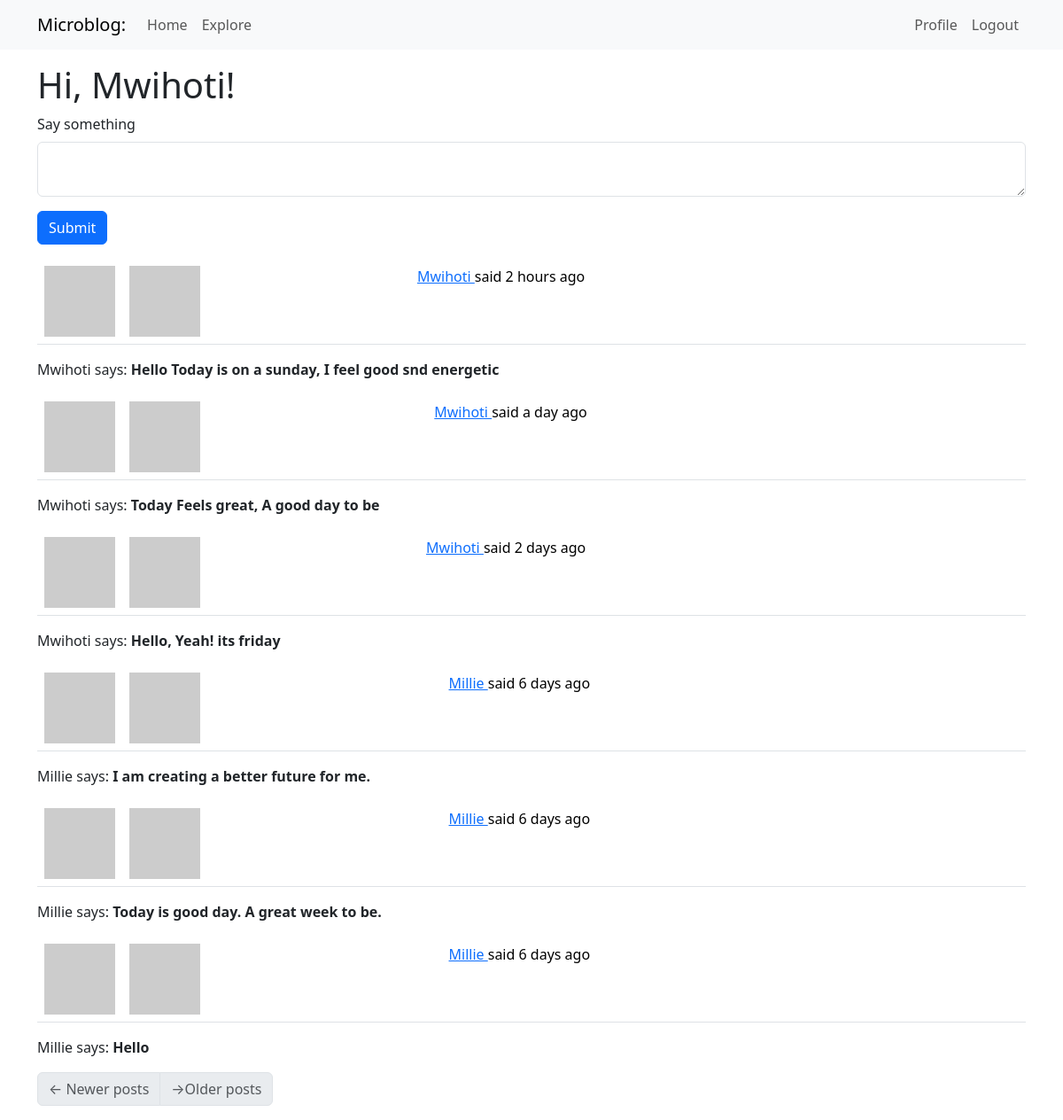
Page /index (signed in) on the committed database.
### app/models.py (models this page shows, shortened)
class User(UserMixin, db.Model):
    id: so.Mapped[int] = so.mapped_column(primary_key=True)
    username: so.Mapped[str] = so.mapped_column(sa.String(64), index=True,
                                                unique=True)
    email: so.Mapped[str] = so.mapped_column(sa.String(120), index=True,
                                             unique=True)
    password_hash: so.Mapped[Optional[str]] = so.mapped_column(sa.String(256))
    about_me: so.Mapped[Optional[str]] = so.mapped_column(sa.String(140))
    last_seen: so.Mapped[Optional[datetime]] = so.mapped_column(
        default=lambda: datetime.now(timezone.utc))
    posts: so.WriteOnlyMapped['Post'] = so.relationship(back_populates='author')
    following: so.WriteOnlyMapped['User'] = so.relationship(
        secondary=followers, primaryjoin=(followers.c.follower_id == id),
        secondaryjoin=(followers.c.followed_id==id),
        back_populates='followers'
    )
    followers: so.WriteOnlyMapped['User'] = so.relationship(
        secondary=followers, primaryjoin=(followers.c.followed_id == id),
        secondaryjoin=(followers.c.follower_id == id),
        back_populates='following'
    )
    def avatar(self, size):
        digest = hashlib.md5(self.email.lower().encode('utf-8')).hexdigest()
        return f'https://www.gravatar.com/avatar/{digest}?d=identicon&s={size}'
    @login.user_loader
    def load_user(id):
        return db.session.get(User, int(id))
    def following_posts(self):
        Author = so.aliased(User)
        Follower = so.aliased(User)
        return (
            sa.select(Post)
            .join(Post.author.of_type(Author))
            .join(Author.followers.of_type(Follower), isouter=True)
            .where(sa.or_(
                Follower.id == self.id,
                Author.id == self.id
            ))
            .group_by(Post)
            .order_by(Post.timestamp.desc())
        )

class Post(db.Model):
    id: so.Mapped[int] = so.mapped_column(primary_key=True)
    body: so.Mapped[str] = so.mapped_column(sa.String(140))
    timestamp: so.Mapped[datetime] = so.mapped_column(
        index=True, default=lambda: datetime.now(timezone.utc))
    user_id: so.Mapped[int] = so.mapped_column(sa.ForeignKey('user.id'),
                                               index=True
    )
    author: so.Mapped[User] = so.relationship('User', back_populates='posts')

### app/routes.py (the view)
@app.route('/', methods=['GET', 'POST'])
@app.route('/index', methods=['GET', 'POST'])
@login_required
def index():
    form = PostForm()
    if form.validate_on_submit():
        post = Post(body=form.post.data, author=current_user)
        db.session.add(post)
        db.session.commit()
        flash(_('Your post is now live!'))
        return redirect(url_for('index'))
    page = request.args.get('page', 1, type=int)
    posts = db.paginate(current_user.following_posts(), page=page,
                        per_page=app.config['POSTS_PER_PAGE'], error_out=False)
    next_url = url_for('index', page=posts.next_num) \
        if posts.has_next else None
    prev_url = url_for('index', page=posts.prev_num) \
        if posts.has_prev else None
    return render_template('index.html', title=_('Home'), form=form,
                           posts=posts.items, next_url=next_url,
                           prev_url=prev_url)

### app/forms.py
class PostForm(FlaskForm):
    post  = TextAreaField('Say something ', validators = [
        DataRequired(),  Length(min=1, max=140)
    ])
    submit = SubmitField('Submit')

### app/__init__.py (called while the page is built)
def get_locale():
    return 'es'

### app/routes.py (called while the page is built)
@app.before_request
def before_request():
    if current_user.is_authenticated:
        current_user.last_seen = datetime.now(timezone.utc)
        db.session.commit()
    g.locale = str(get_locale())

### app/templates/index.html
{% extends "base.html" %}
{% import "bootstrap_wtf.html" as wtf %}
{% block content %}
    <h1>Hi, {{ current_user.username }}!</h1>
    {% if form %}
    {{ wtf.quick_form(form) }}
    {% endif %}
    {% for post in posts %}
        {% include '_post.html' %}
        <div style="display: flex;"><p>{{ post.author.username }} says: <b>{{ post.body }}</b></p></div>
    {% endfor %}
    <nav aria-label="Post navigation">
        <ul class="pagination">
            <li class="page-item{% if not prev_url %} disabled{% endif %}">
                <a class="page-link" href="{{ prev_url }}">
                    <span aria-hidden="true">&larr;</span> {{ _('Newer posts')}}
                </a>
            </li>
            <li class="page-item{% if not next_url %} disabled{% endif %}">
                <a class="page-link" href="{{ next_url }}">
                    <span aria-hidden="true">&rarr;</span>{{ _('Older posts')}}
                </a>
            </li>
        </ul>
    </nav>
{% endblock %}

### app/templates/_post.html (shortened to what this page needs)
<table class="table table-hover">
    <tr >
        <td width="70px">
            <img src="{{post.author.avatar(36) }}"></td>
        <td>
            <a href="{{ url_for('user', username=post.author.username)}}">
                <img src="{{post.author.avatar(70)}}" />
            </a>
            <td>
            {{ _('%(username)s said %(when)s',
                username=user_link, when=moment(post.timestamp).fromNow()) }}
            </td>
    </tr>
</table>

### rows in the picture
User: username "Mwihoti"
Post: author.username "Mwihoti", body "Hello Today is on a sunday, I feel good snd energetic"
Post: author.username "Mwihoti", body "Today Feels great, A good day to be"
Post: author.username "Mwihoti", body "Hello, Yeah! its friday"
Post: author.username "Millie", body "I am creating a better future for me."
Post: author.username "Millie", body "Today is good day. A great week to be."
Post: author.username "Millie", body "Hello"

### other values in the picture
{{ field.label(class='form-label') }} "Say something"
